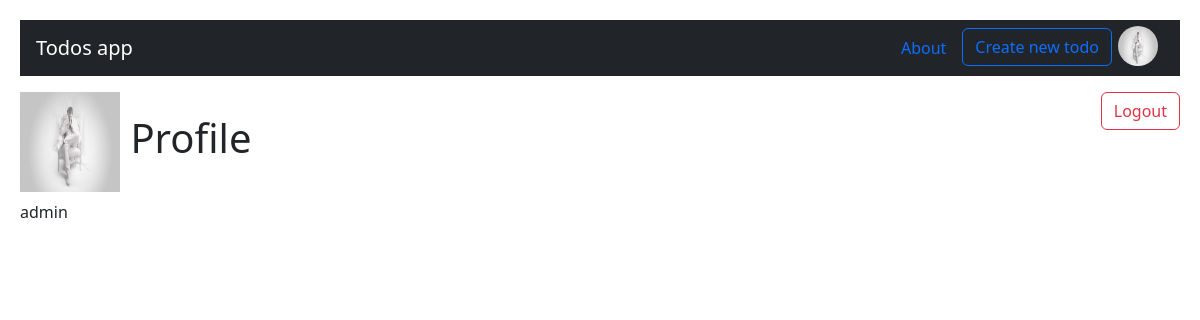
The app's page /profile (signed in) with its own data.
### users/models.py (models this page shows, shortened)
class Profile(models.Model):
    user = models.OneToOneField(User, on_delete=models.CASCADE)
    image = models.ImageField(upload_to='images/', default='images/default.png')
    bio = models.TextField(default='')

### users/views.py (the view)
# urls.py: path('profile', profile_page, name='profile'),
def profile_page(request):
    profile = Profile.objects.get(user=request.user)
    ids = request.session.get('favorite_todos', [])
    favorite_todos = Todos.objects.filter(id__in=ids)
    context = {
        "profile": profile,
        "favorite_todos": favorite_todos
    }
    return render(request, 'profile.html', context)

### templates/profile.html (shortened to what this page needs)
{% extends 'base.html' %}
{% block content %}
<a class="btn btn-outline-danger " href="{% url 'account_logout' %}" style="float: right;">
    Logout
</a>
<h1>
    <img src="{{ profile.image.url }}" width="100" height="100">
    Profile
</h1>
<p>
    {{ profile.user.username }}
</p>
{% endblock content %}

### templates/navbar.html (shortened to what this page needs)
<nav id="navbar-example2" class="navbar navbar-dark bg-dark px-3 mb-3">
  <a class="navbar-brand" href="{% url 'home' %}">Todos app</a>
  <ul class="nav nav-pills">
    <li class="nav-item">
      <a class="nav-link" href="{% url 'about' %}">About</a>
    </li>
    {% if request.user.is_authenticated %}
      <li class="nav-item">
        <a class="btn btn-outline-primary" href="{% url 'create-todo' %}">Create new todo</a>
      </li>
      <li class="nav-item">
        <a class="nav-link" href="{% url 'profile' %}">
            <img style="transform: scale(2);"  class="rounded-circle"
            src="{{ request.user.profile.image.url }}" width="20" height="20" />
        </a>
      </li>
    {% endif %}
  </ul>
</nav>

### templates/base.html (style rules this page uses)
* { margin: 0; padding: 0; box-sizing: border-box; transition: 0.2s; }
body { padding: 20px; }

### records on screen
Profile: image (picture), user.username "admin"
